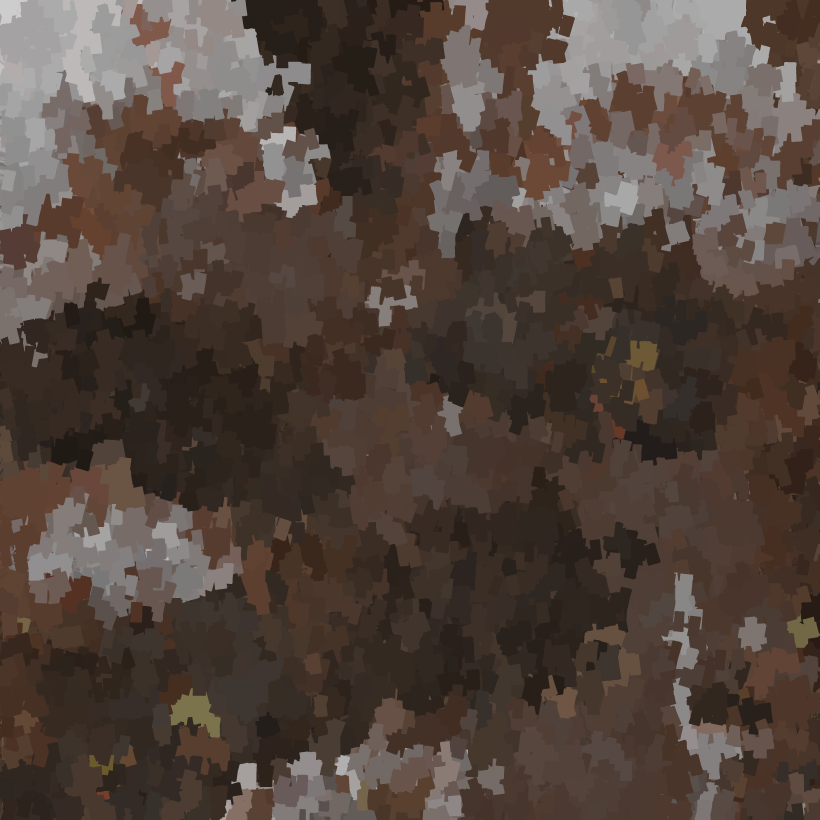
#> input picture test/texture_painted.png, 4096 x 4096 px, given in place of Boat_BaseColor.PNG, which was not available (shown at 1/5 size)
$ python brush_strokes.py
#> lines starting #> are read from the running program, lines starting #| are printed output that depends on the picture; pictures that were not available may be replaced by others from this repository, and a replacement may not be noted
#> further down, texture_orig is the input picture: PIL image 4096x4096 RGBA; mean R, G, B, A 82.5, 68.5, 60.5, 255
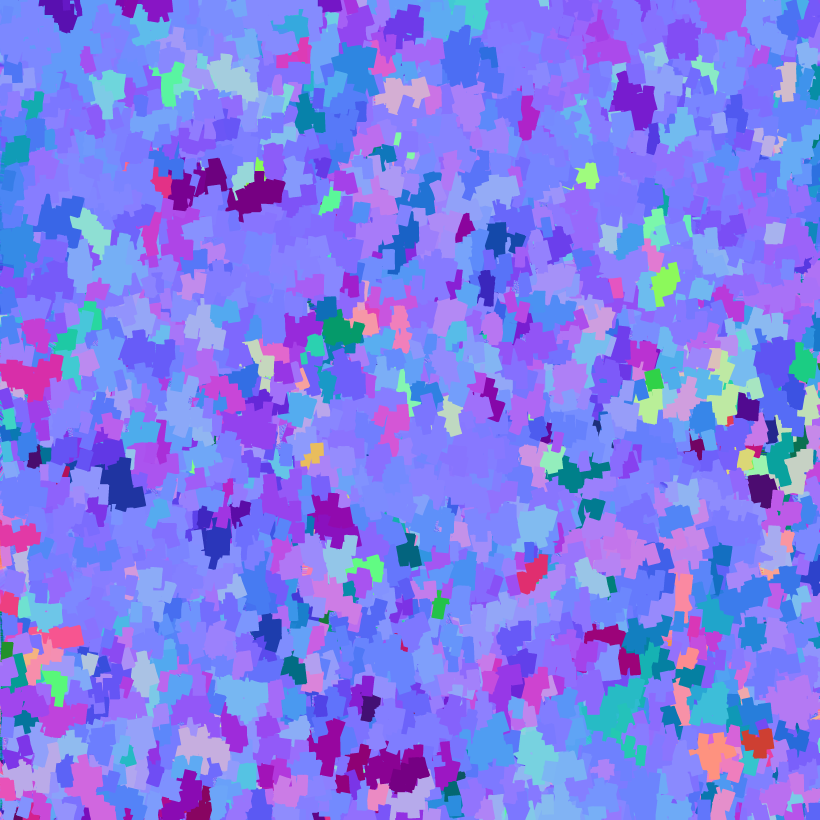
#> input picture test/normal_map_painted.png, 4096 x 4096 px, given in place of Boat_Normal.PNG, which was not available (shown at 1/5 size)
#> further down, normal_orig is the input picture: PIL image 4096x4096 RGBA; mean R, G, B, A 127.6, 125.3, 236.3, 255
import numpy as np
import matplotlib.pyplot as plt
from PIL import Image, ImageDraw
import random
import math
import os

def apply_brush_strokes_inplace(texture_path, normal_path, num_strokes=1000,
                               stroke_width=5, stroke_length=20, rotation_degrees=45,
                               texture_output=None, normal_output=None):
    """
    Apply identical brush strokes directly to a texture map and a normal map.

    Parameters:
    - texture_path: Path to the texture image
    - normal_path: Path to the normal map image
    - num_strokes: Number of brush strokes to apply
    - stroke_width: Width of each stroke
    - stroke_length: Length of each stroke
    - rotation_degrees: Rotation angle in degrees
    - texture_output: Path to save the modified texture (if None, will use '_painted' suffix)
    - normal_output: Path to save the modified normal map (if None, will use '_painted' suffix)
    """
#> called with texture_path = 'Boat_BaseColor.PNG', normal_path = 'Boat_Normal.PNG', num_strokes = 15000, stroke_width = 30, stroke_length = 30, rotation_degrees = 30, texture_output = 'texture_painted.png', normal_output = 'normal_map_painted.png'
    # Determine output paths if not specified
    if texture_output is None:
        base, ext = os.path.splitext(texture_path)
        texture_output = f"{base}_painted{ext}"

    if normal_output is None:
        base, ext = os.path.splitext(normal_path)
        normal_output = f"{base}_painted{ext}"

    # Load the images - we'll modify these directly
    texture_img = Image.open(texture_path).convert("RGBA")
    normal_img = Image.open(normal_path).convert("RGBA")

    # Ensure both images have the same dimensions
    if texture_img.size != normal_img.size:
        raise ValueError("Texture and normal map must have the same dimensions")

    width, height = texture_img.size
#> width = 4096; height = 4096

    # Create drawing objects to draw directly on the images
    texture_draw = ImageDraw.Draw(texture_img)
    normal_draw = ImageDraw.Draw(normal_img)

    # Convert rotation to radians
    rotation_rad = math.radians(rotation_degrees)

    # Generate stroke parameters once and apply to both images
    for _ in range(num_strokes):
        # Random starting point
        x = random.randint(0, width - 1)
        y = random.randint(0, height - 1)

        # Calculate end point based on length and rotation
        end_x = x + stroke_length * math.cos(rotation_rad)
        end_y = y + stroke_length * math.sin(rotation_rad)

        # Get colors from both images at the starting point
        try:
            texture_color = texture_img.getpixel((x, y))
            normal_color = normal_img.getpixel((x, y))

            # Draw on both images
            texture_draw.line([(x, y), (end_x, end_y)], fill=texture_color, width=stroke_width)
            normal_draw.line([(x, y), (end_x, end_y)], fill=normal_color, width=stroke_width)
        except IndexError:
            continue
#> this loop made 15000 passes
#> (texture_color, normal_color) on passes 1 to 3: ((81, 62, 52, 255), (39, 187, 197, 255)), ((54, 42, 35, 255), (130, 134, 255, 255)), ((97, 68, 54, 255), (113, 123, 254, 255))

    # Save the results
    texture_img.save(texture_output)
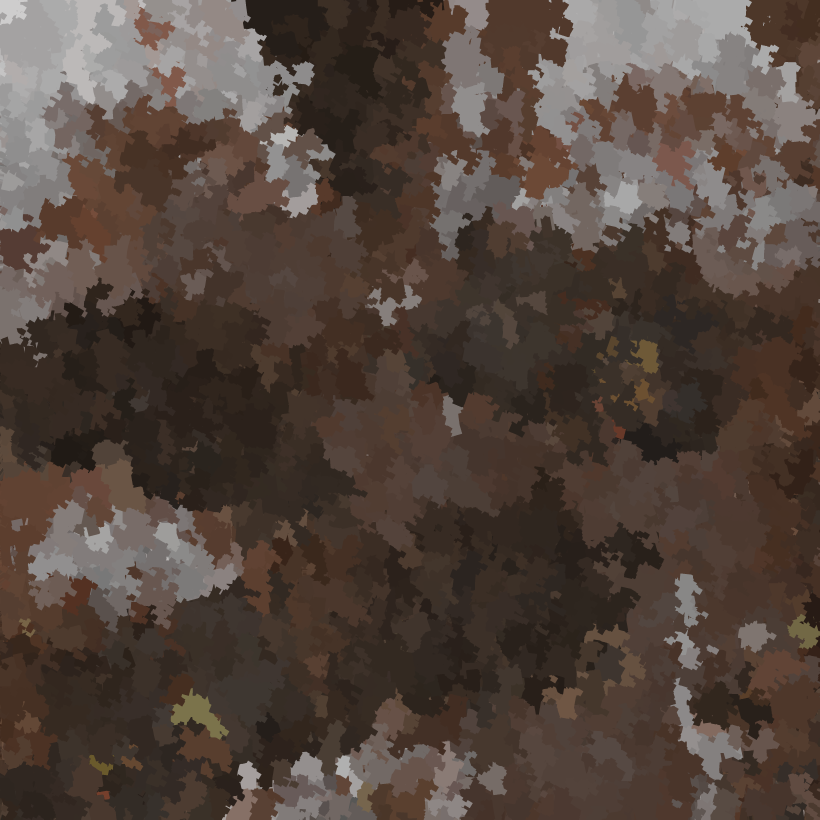
#> saved as texture_painted.png: PIL image 4096x4096 RGBA (shown at 1/5 size); mean R, G, B, A 82.6, 68.6, 60.6, 255
    normal_img.save(normal_output)
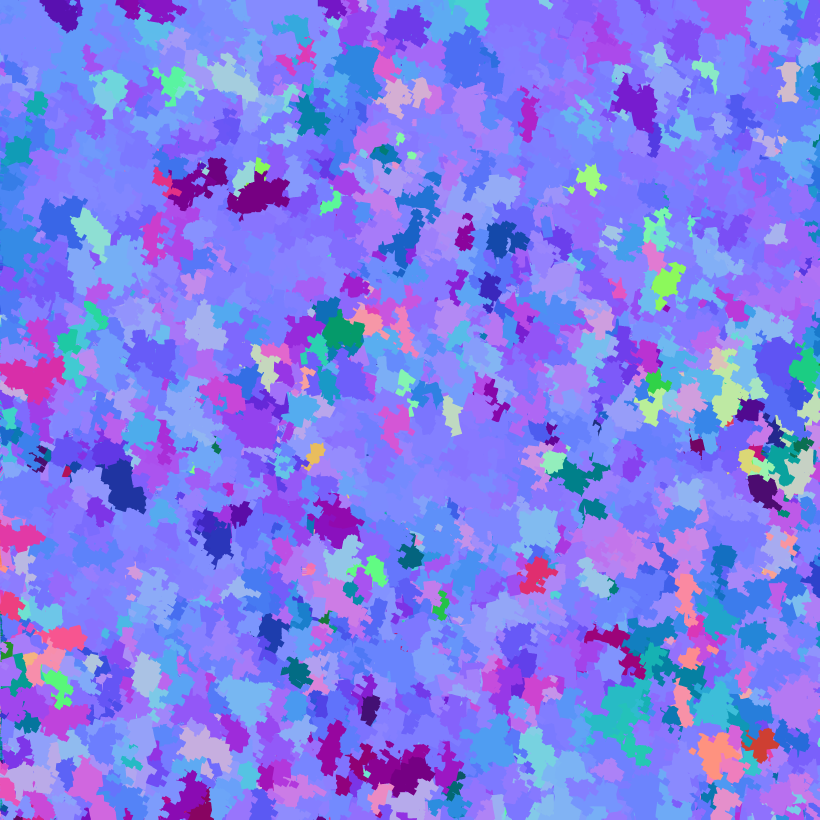
#> saved as normal_map_painted.png: PIL image 4096x4096 RGBA (shown at 1/5 size); mean R, G, B, A 127.4, 125.6, 236.3, 255

    return texture_img, normal_img

def display_images(original_texture, original_normal, painted_texture, painted_normal):
    """Display original and painted images side by side"""
#> called with original_texture = 'texture_original_copy.png', original_normal = 'normal_original_copy.png', painted_texture = 'texture_painted.png', painted_normal = 'normal_map_painted.png'
    # Load original images
    orig_texture = Image.open(original_texture)
    orig_normal = Image.open(original_normal)

    # Load painted images
    paint_texture = Image.open(painted_texture)
    paint_normal = Image.open(painted_normal)

    fig, axes = plt.subplots(2, 2, figsize=(12, 10))

    axes[0, 0].imshow(np.array(orig_texture))
    axes[0, 0].set_title("Original Texture")
    axes[0, 0].axis('off')

    axes[0, 1].imshow(np.array(paint_texture))
    axes[0, 1].set_title("Painted Texture")
    axes[0, 1].axis('off')

    axes[1, 0].imshow(np.array(orig_normal))
    axes[1, 0].set_title("Original Normal Map")
    axes[1, 0].axis('off')

    axes[1, 1].imshow(np.array(paint_normal))
    axes[1, 1].set_title("Painted Normal Map")
    axes[1, 1].axis('off')

    plt.tight_layout()
    plt.show()
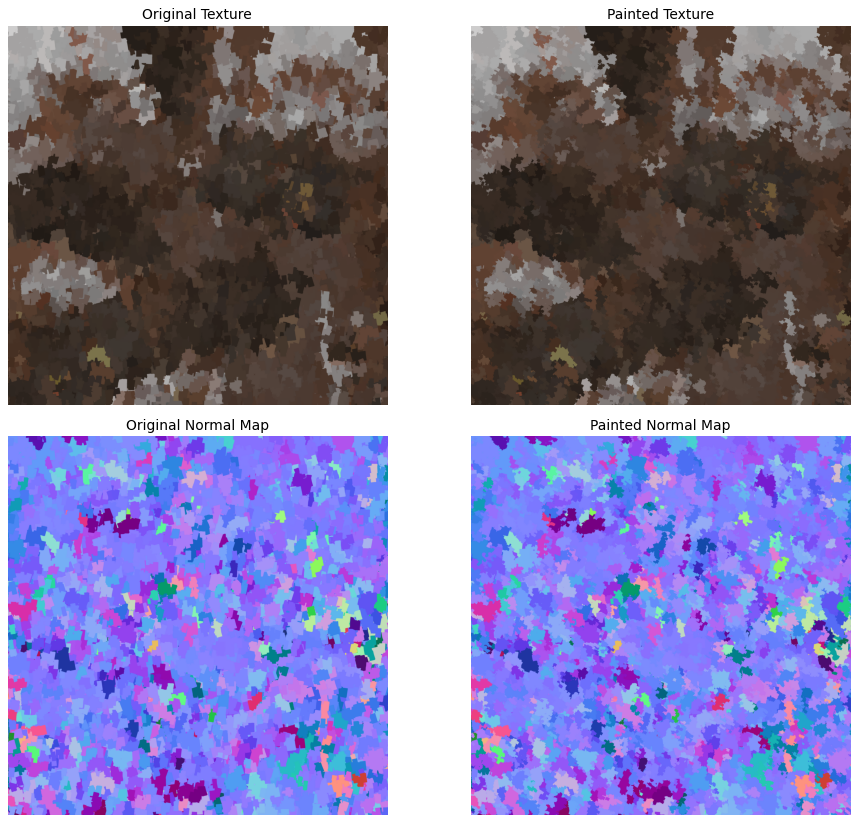
#> figure drawn by matplotlib, 4 panels

# Example usage
if __name__ == "__main__":
    # Replace with your image paths
    texture_path = "Boat_BaseColor.PNG"
    normal_path = "Boat_Normal.PNG"

    # Define output paths
    texture_output = "texture_painted.png"
    normal_output = "normal_map_painted.png"

    # Make a copy of the original images for comparison (optional)
    texture_orig = Image.open(texture_path)
    normal_orig = Image.open(normal_path)
    texture_orig.save("texture_original_copy.png")
    normal_orig.save("normal_original_copy.png")

    # Apply brush strokes directly to both images
    apply_brush_strokes_inplace(
        texture_path=texture_path,
        normal_path=normal_path,
        num_strokes=15000,       # Number of strokes
        stroke_width=30,         # Width of each stroke
        stroke_length=30,       # Length of each stroke
        rotation_degrees=30,    # Rotation angle
        texture_output=texture_output,
        normal_output=normal_output
    )

    # Display comparison
    display_images(
        "texture_original_copy.png",
        "normal_original_copy.png",
        texture_output,
        normal_output
    )
